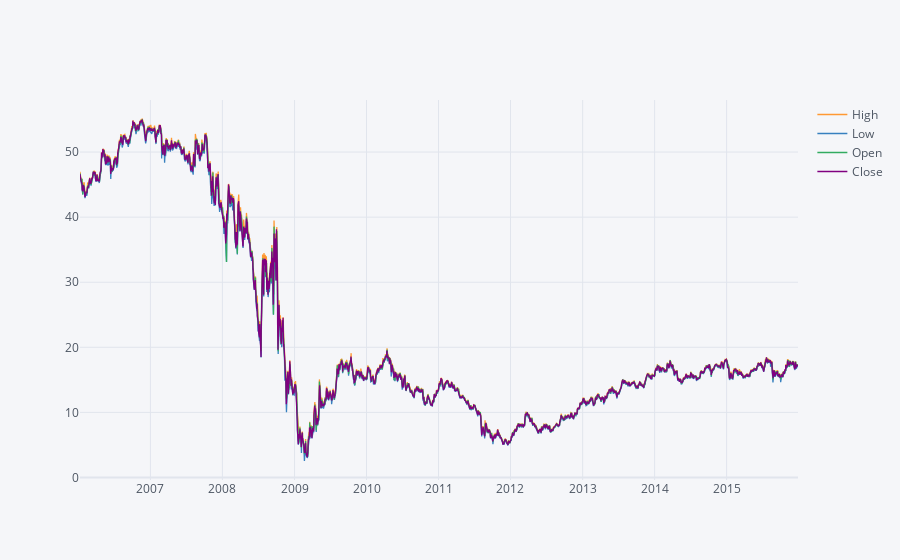

Notebook code cell kept with this figure:
### Code cell
BAC[['High','Low','Open','Close']].loc['2006-01-09':'2015-12-29'].iplot()

### Figure 1 — Plotly figure (JSON) as saved in the notebook; plotly's stock layout.template omitted (floating-point values rounded to 4 significant figures; data arrays with more than 128 entries replaced by an {"elided": "..."} marker saying what was removed)
{"data": [{"line": {"color": "rgba(255, 153, 51, 1.0)", "dash": "solid", "shape": "linear", "width": 1.3}, "mode": "lines", "name": "High", "text": "", "type": "scatter", "x": {"elided": "2511 str values"}, "y": {"elided": "2511 float values"}}, {"line": {"color": "rgba(55, 128, 191, 1.0)", "dash": "solid", "shape": "linear", "width": 1.3}, "mode": "lines", "name": "Low", "text": "", "type": "scatter", "x": {"elided": "2511 str values"}, "y": {"elided": "2511 float values"}}, {"line": {"color": "rgba(50, 171, 96, 1.0)", "dash": "solid", "shape": "linear", "width": 1.3}, "mode": "lines", "name": "Open", "text": "", "type": "scatter", "x": {"elided": "2511 str values"}, "y": {"elided": "2511 float values"}}, {"line": {"color": "rgba(128, 0, 128, 1.0)", "dash": "solid", "shape": "linear", "width": 1.3}, "mode": "lines", "name": "Close", "text": "", "type": "scatter", "x": {"elided": "2511 str values"}, "y": {"elided": "2511 float values"}}], "layout": {"legend": {"bgcolor": "#F5F6F9", "font": {"color": "#4D5663"}}, "paper_bgcolor": "#F5F6F9", "plot_bgcolor": "#F5F6F9", "title": {"font": {"color": "#4D5663"}}, "xaxis": {"gridcolor": "#E1E5ED", "showgrid": true, "tickfont": {"color": "#4D5663"}, "title": {"font": {"color": "#4D5663"}, "text": ""}, "zerolinecolor": "#E1E5ED"}, "yaxis": {"gridcolor": "#E1E5ED", "showgrid": true, "tickfont": {"color": "#4D5663"}, "title": {"font": {"color": "#4D5663"}, "text": ""}, "zerolinecolor": "#E1E5ED"}}}
